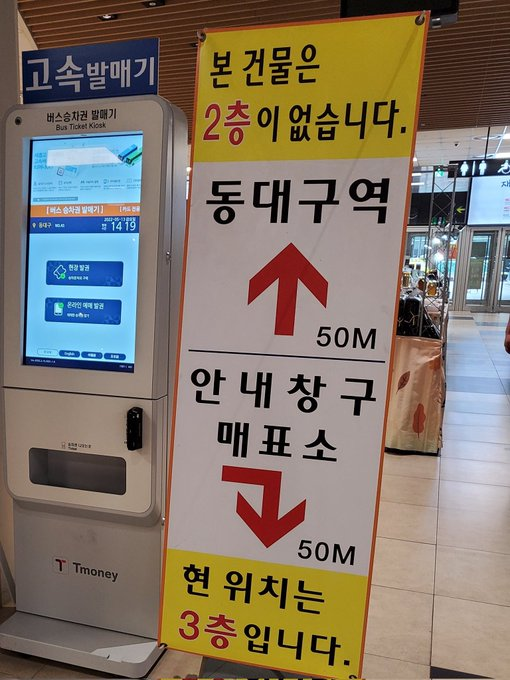
#> input picture TermProject/Level2_test1.jpg, 510 x 680 px
$ python level1_21811954.py
#> lines starting #> are read from the running program, lines starting #| are printed output that depends on the picture; long printed decimals are rounded
## level 1 : 상하 영상에 대한 사전정보가 없는 두 개 이미지에 대한 stitching ##

from tkinter import *
from tkinter import filedialog
import numpy as np
import cv2
from matplotlib import pyplot as plt

global cnt
cnt = 0

def check_order(M, img1, img2):
    global cnt
    if cnt != 0:
        return

    print("M[1][2] = ", M[1][2])

    if M[1][2] < 0:                 # 반대로 들어온 값이라서 음수인 경우
        cnt += 1
        print("img1: 위")
        print("img2: 아래")
        main_code(img2, img1)

    else:
        print("img1: 아래")
        print("img2: 위")

def main_code(img1, img2):
    MIN_MATCH_COUNT = 4

    ########## Matching ##########

    sift = cv2.SIFT_create()

    kp1, des1 = sift.detectAndCompute(img1, None)
    kp2, des2 = sift.detectAndCompute(img2, None)


    # FLANN_INDEX_KDTREE = 0 = algorithm
    index_params = dict(algorithm = 0, trees = 5)
    search_params = dict(checks = 50)

    flann = cv2.FlannBasedMatcher(index_params, search_params)
    matches = flann.knnMatch(des1, des2, k=2)

    good = []
    for m,n in matches:
        if m.distance < 0.9*n.distance:
            good.append(m)

    if len(good) > MIN_MATCH_COUNT:
        src_pts = np.float32([kp1[m.queryIdx].pt for m in good]).reshape(-1, 1, 2)
        dst_pts = np.float32([kp2[m.trainIdx].pt for m in good]).reshape(-1, 1, 2)

        M, mask = cv2.findHomography(src_pts, dst_pts, cv2.RANSAC, 5.0)
        # M, mask = cv2.findHomography(src_pts, dst_pts, cv2.RHO)     # Without RANSAC
        print(M)
        check_order(M, img1, img2)
        orimg = img1
        global cnt
        if cnt == 2:        # 재귀함수로 한번더 호출되는 것을 방지.
            return

        matchesMask = mask.ravel().tolist()

        h, w, ch = img1.shape
        pts = np.float32([[0, 0], [0, h-1], [w-1, h-1], [w-1, 0]]).reshape(-1, 1, 2)
        dst = cv2.perspectiveTransform(pts, M)

        # img2 = cv2.polylines(img2, [np.int32(dst)], True, 255, 3, cv2.LINE_AA)

    else:
        print("Not enough matches are fount - %d/%d" % (len(good), MIN_MATCH_COUNT))
        matchesMask = None

    ########## Image Matching ##########

    draw_params = dict(matchColor=(0, 255, 0),  # green
                       singlePointColor=None,
                       matchesMask=matchesMask,
                       flags=2)

    img3 = cv2.drawMatches(img1, kp1, img2, kp2, good, None, **draw_params)
    plt.imshow(img3, 'binary'), plt.show()

    # img1: Bottom view, img2: Top View
    width = img2.shape[1] + img1.shape[1]
    height = img2.shape[0] + img1.shape[0]

    dst = cv2.warpPerspective(orimg, M, (width, height))

    dst[0:img2.shape[0], 0:img2.shape[1]] = img2

    cv2.imshow("Stitching", dst), plt.show()

    cnt += 1        # 재귀함수로 한번더 호출되는 것을 방지(반전된 경우 2가 되어 중복 출력을 방지한다.)

    cv2.waitKey(0)
    cv2.destroyAllWindows()

### main ###

## Call 2 Images from File
img = []
for _ in range(2):
    root = Tk()
    path = filedialog.askopenfilename(initialdir = "D:/DATA_", title = "choose first image", filetypes = (("jpeg files", "*jpg"), ("all files", "*.*")))
#> the answer given: Level2_test1.jpg
    img.append(cv2.imread(path))
    root.withdraw()

main_code(img[0], img[1])
#> in main_code, `kp1, des1 = sift.detectAndCompute(img1, None)`: kp1 = 1549 keypoints; strongest (x, y, size): (464, 168, 5.1), (483, 166, 5), (418, 267, 3), (275, 448, 4.1)
#> in main_code, img1 is the input picture: shape (680, 510, 3); mean B, G, R 105.2, 118.8, 130.3
#> in main_code, `kp2, des2 = sift.detectAndCompute(img2, None)`: kp2 = 291 keypoints; strongest (x, y, size): (261, 8, 2.4), (275, 5, 4.1), (304, 12, 2.5), (346, 219, 3.5)
#> in main_code, `matches = flann.knnMatch(des1, des2, k=2)`: matches = 1549 matches
#> after the loop in main_code, `for m,n in matches:`: good = 614 matches
#> in main_code, `src_pts = np.float32([kp1[m.queryIdx].pt for m in good]).reshape(-1, 1..`: src_pts = 614 rows, first 8: [12.35, 605.5], [13.96, 610], [13.96, 610], [13.96, 610], [15.92, 6.32], [17.76, 121.2], [19.08, 4.21], [21.24, 504.2]
#> in main_code, `dst_pts = np.float32([kp2[m.trainIdx].pt for m in good]).reshape(-1, 1..`: dst_pts = 614 rows, first 8: [12.34, 161.5], [13.98, 166], [13.98, 166], [13.98, 166], [239.3, 185.9], [346.4, 218.5], [314.2, 194], [21.29, 60.26]
#> in main_code, `M, mask = cv2.findHomography(src_pts, dst_pts, cv2.RANSAC, 5.0)`: M = [[1, 0.00103, -0.475], [-3.74e-05, 1, -444.9], [-8.24e-07, 3.64e-06, 1]]; mask = 614 values, max 1 at index 0, min 0 at index 4, mean 0.436
#| [[ 1.00143285e+00  1.02750699e-03 -4.75254210e-01]
#|  [-3.74422459e-05  1.00205696e+00 -4.44911944e+02]
#|  [-8.24105900e-07  3.63552422e-06  1.00000000e+00]]
#| M[1][2] =  -444.912
#> in main_code (call 2), `kp1, des1 = sift.detectAndCompute(img1, None)`: kp1 has the same summary as kp2
#> in main_code (call 2), `kp2, des2 = sift.detectAndCompute(img2, None)`: kp2 has the same summary as kp1
#> in main_code (call 2), `matches = flann.knnMatch(des1, des2, k=2)`: matches = 291 matches
#> after the loop in main_code (call 2), `for m,n in matches:`: good = 271 matches
#> in main_code (call 2), `src_pts = np.float32([kp1[m.queryIdx].pt for m in good]).reshape(-1, 1..`: src_pts = 271 rows, first 8: [12.34, 161.5], [13.98, 166], [13.98, 166], [13.98, 166], [21.29, 60.26], [24.04, 42.7], [24.04, 42.7], [32.94, 6.5]
#> in main_code (call 2), `dst_pts = np.float32([kp2[m.trainIdx].pt for m in good]).reshape(-1, 1..`: dst_pts = 271 rows, first 8: [12.35, 605.5], [13.96, 610], [13.96, 610], [13.96, 610], [21.24, 504.2], [24.04, 486.7], [24.04, 486.7], [290.8, 333]
#> in main_code (call 2), `M, mask = cv2.findHomography(src_pts, dst_pts, cv2.RANSAC, 5.0)`: M = [[1, -0.00107, 0.028], [0.000364, 0.998, 444], [7.66e-07, -3.77e-06, 1]]; mask = 271 values, max 1 at index 0, min 0 at index 7, mean 0.989
#| [[ 1.00013293e+00 -1.06598012e-03  2.80105109e-02]
#|  [ 3.63620357e-04  9.97817822e-01  4.44006329e+02]
#|  [ 7.65698418e-07 -3.76978854e-06  1.00000000e+00]]
#> in main_code (call 2), `matchesMask = mask.ravel().tolist()`: matchesMask has the same summary as mask
#> in main_code (call 2), `dst = cv2.perspectiveTransform(pts, M)`: dst = [[0.028, 444], [-0.218, 675.1], [509.1, 675], [508.9, 444]]
#> in main_code (call 2), `draw_params = dict(matchColor=(0, 255, 0),`: draw_params = 4 items
#> in main_code (call 2), `img3 = cv2.drawMatches(img1, kp1, img2, kp2, good, None, **draw_params)`:
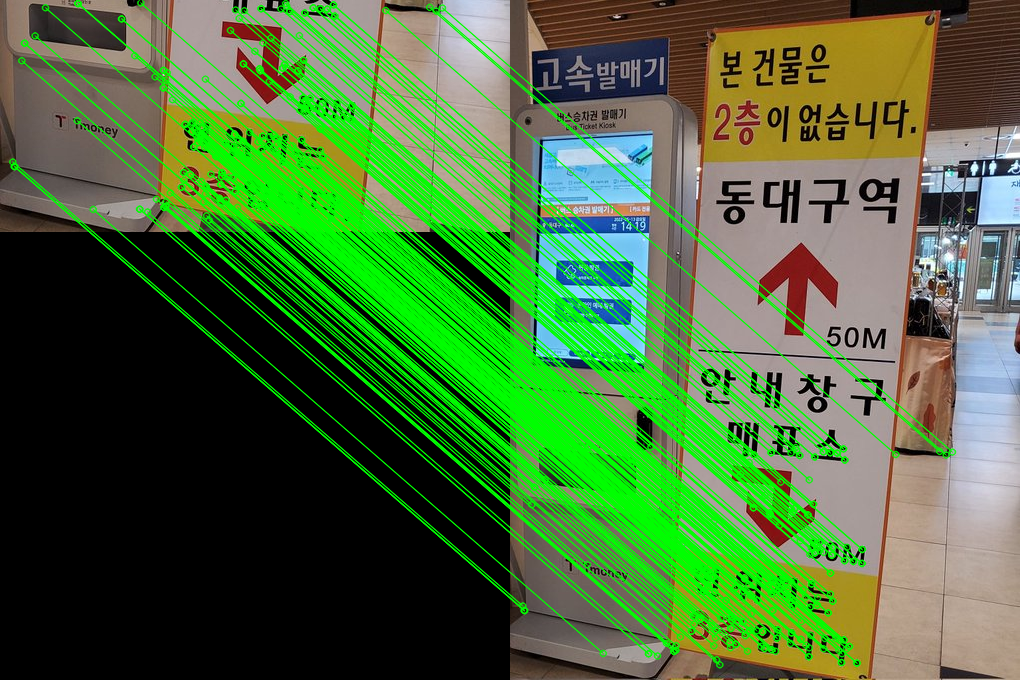
#> img3: shape (680, 1020, 3); mean B, G, R 57.7, 108.8, 73.1
#> in main_code (call 2), `dst = cv2.warpPerspective(orimg, M, (width, height))`:
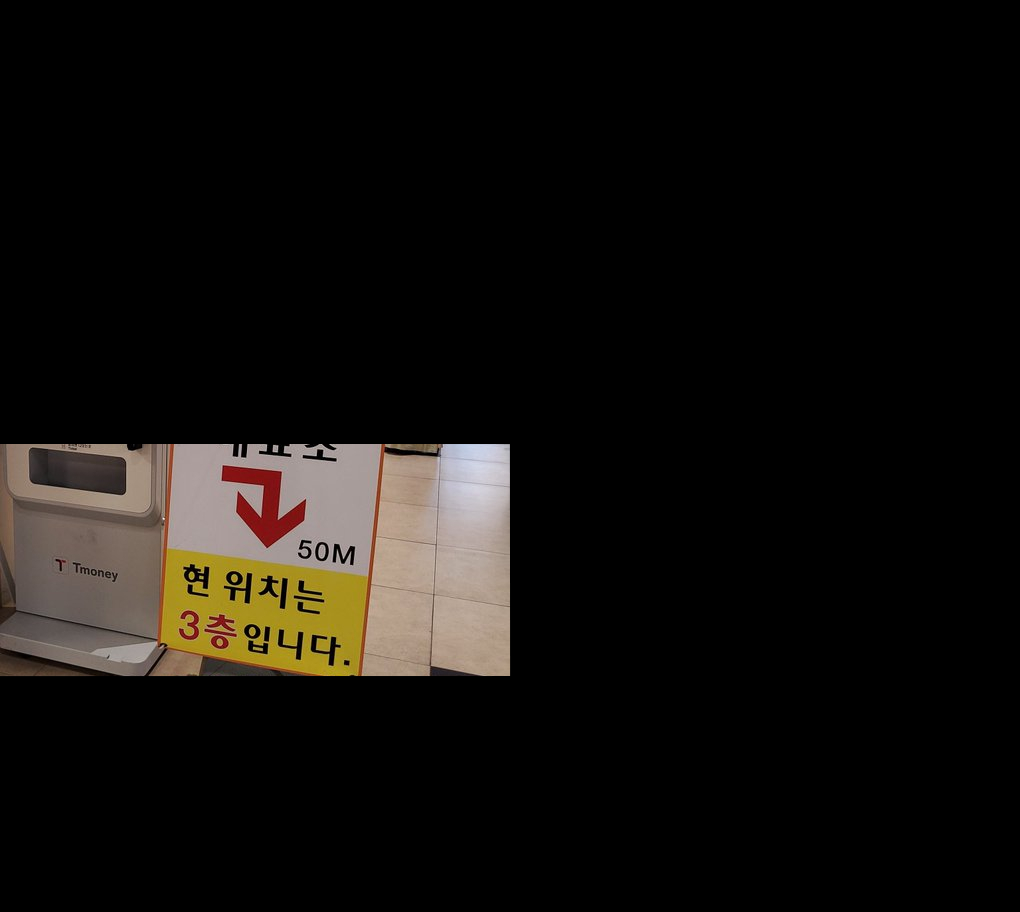
#> dst: shape (912, 1020, 3); mean B, G, R 12.8, 15.8, 18.3
#> in main_code (call 2), `dst[0:img2.shape[0], 0:img2.shape[1]] = img2`:
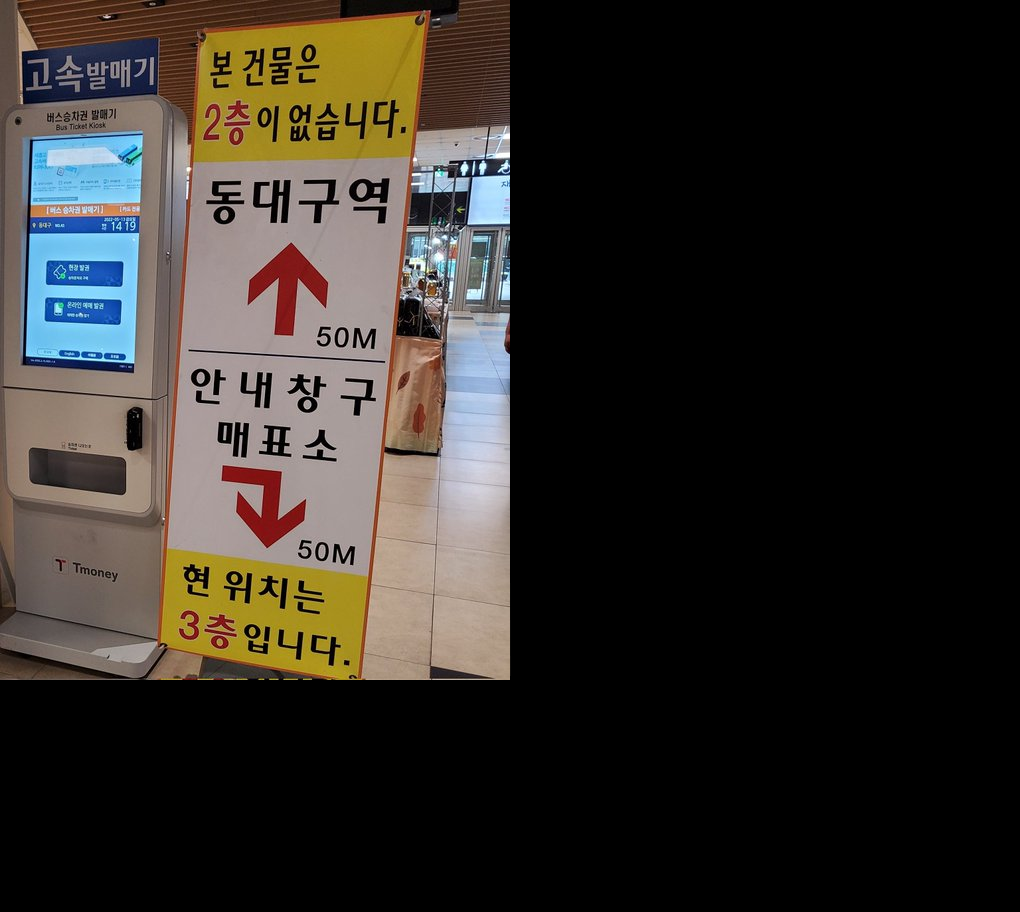
#> dst: shape (912, 1020, 3); mean B, G, R 39.2, 44.3, 48.6
